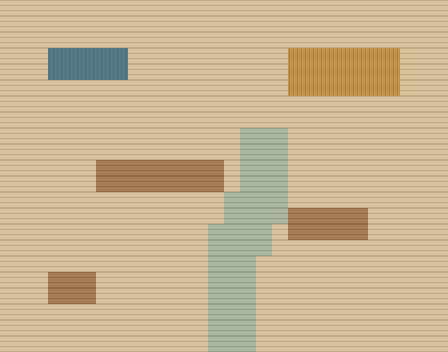

This is a level from a 2D game, rendered from its Tiled map with the project's own tilesets. A one-line summary and the map file follow, with tile-layer data summarised:
An orthogonal 28x22 tile map with 16x16 px tiles, 3 tile layers (地形与水体, 道路 · 铺地与栈桥, 建筑与家具占地), 1 hidden layer not drawn and 11 objects (5x footprint, 2x 服务, route, 任务, 门, ...).

<map version="1.10" tiledversion="1.10.2" orientation="orthogonal" renderorder="right-down" width="28" height="22" tilewidth="16" tileheight="16" infinite="0" nextlayerid="12" nextobjectid="12">
  <properties>
    <property name="地点" value="ArcticPassage_CommunityHouse" />
    <property name="图名" value="社区屋" />
    <property name="阶段" value="焕新版空间规划 / 01" />
    <property name="单位" value="1格 = 16设计像素；左上原点" />
    <property name="编辑说明" value="地形和道路用图块刷。交互与落点用对象工具。碰撞层默认隐藏，红格阻行。" />
  </properties>
  <tileset firstgid="1" source="../图块/制图色板.tsx" />
  <layer id="1" name="地形与水体" width="28" height="22">
    <data>[616 cells, 616 non-empty, 4 distinct tile ids]</data>
  </layer>
  <layer id="2" name="道路 · 铺地与栈桥" width="28" height="22">
    <data>[616 cells, 46 non-empty, 4 distinct tile ids]</data>
  </layer>
  <layer id="3" name="建筑与家具占地" width="28" height="22">
    <data>[616 cells, 63 non-empty, 12 distinct tile ids]</data>
  </layer>
  <layer id="4" name="碰撞 · 红格阻行" width="28" height="22" visible="0" opacity=".55">
    <data>[616 cells, 158 non-empty, 4 distinct tile ids]</data>
  </layer>
  <objectgroup id="5" name="建筑 · 轮廓与用途" color="#5f5b4b" visible="0">
    <object id="1" name="厨房" type="footprint" x="288" y="48" width="112" height="48">
      <properties>
        <property name="材质" value="gold" />
      </properties>
    </object>
    <object id="2" name="公告柜" type="footprint" x="48" y="48" width="80" height="32">
      <properties>
        <property name="材质" value="blue" />
      </properties>
    </object>
    <object id="3" name="共餐长桌" type="footprint" x="96" y="160" width="128" height="32">
      <properties>
        <property name="材质" value="wood" />
      </properties>
    </object>
    <object id="4" name="共餐短桌" type="footprint" x="288" y="208" width="80" height="32">
      <properties>
        <property name="材质" value="wood" />
      </properties>
    </object>
    <object id="5" name="补给箱" type="footprint" x="48" y="272" width="48" height="32">
      <properties>
        <property name="材质" value="wood" />
      </properties>
    </object>
  </objectgroup>
  <objectgroup id="6" name="专题 · 开发区与季节活动" color="#8b7542" visible="0" />
  <objectgroup id="7" name="步道 · 中心线与宽度" color="#9a693d" visible="0">
    <object id="6" name="rug 1" type="route" x="232.0" y="344.0">
      <properties>
        <property name="宽度_格" value="3" />
      </properties>
      <polyline points="0.0,0.0 0.0,-96.0 32.0,-144.0 32.0,-208.0" />
    </object>
  </objectgroup>
  <objectgroup id="8" name="玩法 · 站位与交互说明" color="#944b3c">
    <object id="7" name="公用料理台" type="服务" x="344.0" y="104.0">
      <properties>
        <property name="用途" value="料理与活动准备" />
        <property name="站位" value="21,6" />
      </properties>
      <point />
    </object>
    <object id="8" name="社区公告" type="服务" x="88.0" y="88.0">
      <properties>
        <property name="用途" value="社区进度" />
        <property name="站位" value="5,5" />
      </properties>
      <point />
    </object>
    <object id="9" name="补给箱" type="任务" x="88.0" y="312.0">
      <properties>
        <property name="用途" value="提交社区物资" />
        <property name="站位" value="5,19" />
      </properties>
      <point />
    </object>
  </objectgroup>
  <objectgroup id="9" name="连接 · 触发与目的地" color="#2c6973" visible="0">
    <object id="10" name="往 霜灯港镇区" type="门" x="224" y="336" width="16" height="16">
      <properties>
        <property name="条件" value="全年开放" />
        <property name="中心格" value="14,21" />
        <property name="目标地点" value="Town" />
        <property name="目标落点" value="26,11" />
        <property name="本侧落点" value="14,18" />
      </properties>
    </object>
  </objectgroup>
  <objectgroup id="10" name="日程 · 候选停留点" color="#4b714c" visible="0">
    <object id="11" name="阿玛" type="NPC" x="168.0" y="200.0">
      <properties>
        <property name="用途" value="日常停驻站位" />
      </properties>
      <point />
    </object>
  </objectgroup>
  <objectgroup id="11" name="节日 · 六人站位" color="#a95730" visible="0" />
</map>
